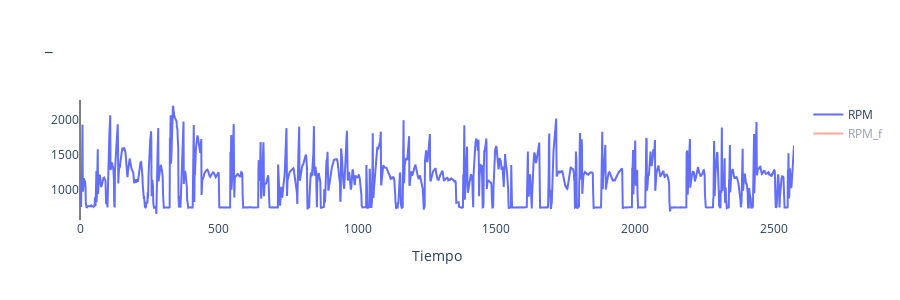
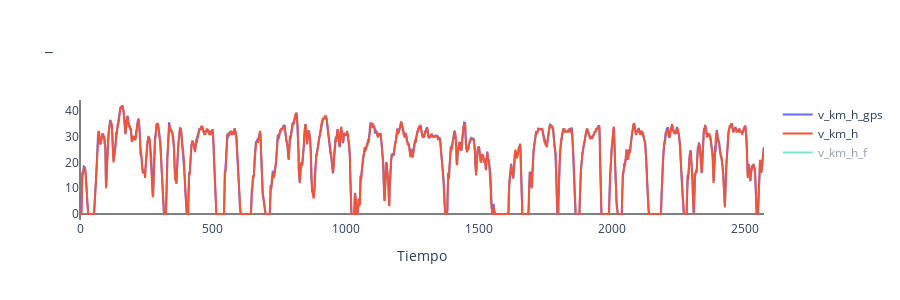
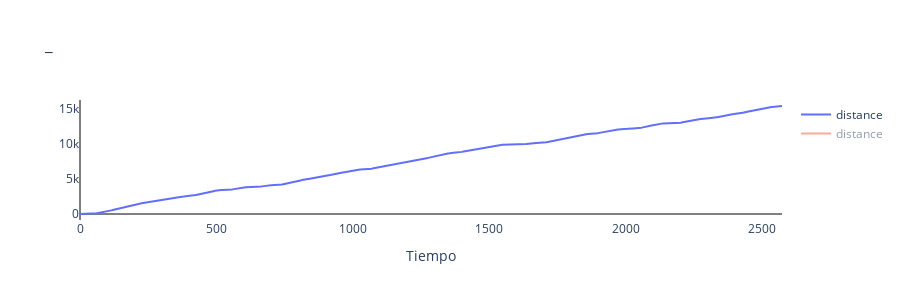
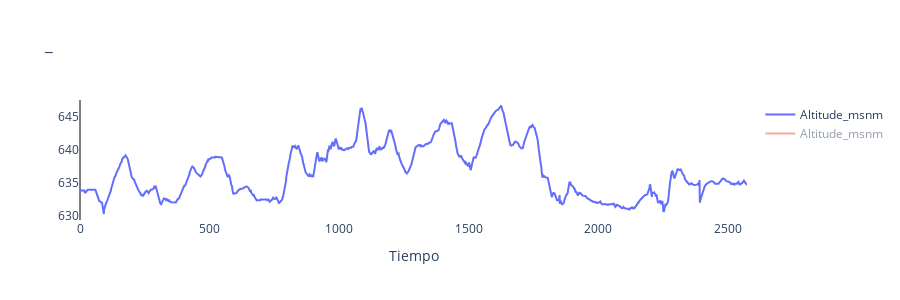

Source (notebook cell) for these figures, in order:
### Code cell
# RPM
fig = go.Figure(data=[go.Scatter(x = df_int["t_s"], y = df_int["RPM"], name = "RPM", mode="lines"),
                      go.Scatter(x = df_int["t_s"], y = df_int["RPM_f"], name = "RPM_f", mode="lines",visible = "legendonly")])

fig.update_xaxes(zeroline=True, zerolinewidth=1, zerolinecolor='black', title_text="Tiempo")
fig.update_yaxes(zeroline=True, zerolinewidth=1, zerolinecolor='black', title_text="")
fig.update_layout(height=300, width=900, title_text="_",plot_bgcolor="white")
fig.show()


# Velocidad
fig = go.Figure(data=[go.Scatter(x = df_int["t_s"], y = df_int["v_km_h_gps"], name = "v_km_h_gps", mode="lines"),
                      go.Scatter(x = df_int["t_s"], y = df_int["v_km_h"], name = "v_km_h", mode="lines"),
                      go.Scatter(x = df_int["t_s"], y = df_int["v_km_h_f"], name = "v_km_h_f", mode="lines",visible = "legendonly")])

fig.update_xaxes(zeroline=True, zerolinewidth=1, zerolinecolor='black', title_text="Tiempo")
fig.update_yaxes(zeroline=True, zerolinewidth=1, zerolinecolor='black', title_text="")
fig.update_layout(height=300, width=900, title_text="_",plot_bgcolor="white")
fig.show()

# Disnacia acumulada
fig = go.Figure(data=[go.Scatter(x = df_int["t_s"], y = df_int['distance'], name = "distance", mode="lines"),
                      go.Scatter(x = df_int["t_s"], y = df_int["distance"], name = "distance", mode="lines", visible = "legendonly")])

fig.update_xaxes(zeroline=True, zerolinewidth=1, zerolinecolor='black', title_text="Tiempo")
fig.update_yaxes(zeroline=True, zerolinewidth=1, zerolinecolor='black', title_text="")
fig.update_layout(height=300, width=900, title_text="_",plot_bgcolor="white")
fig.show()

#GPS altimetria
fig = go.Figure(data=[go.Scatter(x = df_int["t_s"], y = df_int['Altitude_msnm'], name = "Altitude_msnm", mode="lines"),
                      go.Scatter(x = df_int["t_s"], y = df_int["Altitude_msnm"], name = "Altitude_msnm", mode="lines", visible = "legendonly")])

fig.update_xaxes(zeroline=True, zerolinewidth=1, zerolinecolor='black', title_text="Tiempo")
fig.update_yaxes(zeroline=True, zerolinewidth=1, zerolinecolor='black', title_text="")
fig.update_layout(height=300, width=900, title_text="_",plot_bgcolor="white")
fig.show()

#GPS
fig = go.Figure(data=[go.Scatter(x = df_int["t_s"], y = df_int['Latitude'], name = "Latitude", mode="lines"),
                      go.Scatter(x = df_int["t_s"], y = df_int["Longitude"], name = "Longitude", mode="lines", visible = "legendonly")])

fig.update_xaxes(zeroline=True, zerolinewidth=1, zerolinecolor='black', title_text="Tiempo")
fig.update_yaxes(zeroline=True, zerolinewidth=1, zerolinecolor='black', title_text="")
fig.update_layout(height=300, width=900, title_text="_",plot_bgcolor="white")
fig.show()

# TCO
fig = go.Figure(data=[go.Scatter(x = df_int["t_s"], y = df_int['TCO_C'], name = "TCO_C", mode="lines"),
                      go.Scatter(x = df_int["t_s"], y = df_int["TCO_C"], name = "TCO_C", mode="lines", visible = "legendonly")])

fig.update_xaxes(zeroline=True, zerolinewidth=1, zerolinecolor='black', title_text="Tiempo")
fig.update_yaxes(zeroline=True, zerolinewidth=1, zerolinecolor='black', title_text="")
fig.update_layout(height=300, width=900, title_text="_",plot_bgcolor="white")
fig.show()

### Figure 1 — Plotly figure (JSON) as saved in the notebook; plotly's stock layout.template omitted (floating-point values rounded to 4 significant figures; data arrays with more than 128 entries replaced by an {"elided": "..."} marker saying what was removed)
{"data": [{"mode": "lines", "name": "RPM", "type": "scatter", "x": {"elided": "2574 int values"}, "y": {"elided": "2574 float values"}}, {"mode": "lines", "name": "RPM_f", "type": "scatter", "visible": "legendonly", "x": {"elided": "2574 int values"}, "y": {"elided": "2574 float values"}}], "layout": {"height": 300, "plot_bgcolor": "white", "title": {"text": "_"}, "width": 900, "xaxis": {"title": {"text": "Tiempo"}, "zeroline": true, "zerolinecolor": "black", "zerolinewidth": 1}, "yaxis": {"title": {"text": ""}, "zeroline": true, "zerolinecolor": "black", "zerolinewidth": 1}}}

### Figure 2 — Plotly figure (JSON) as saved in the notebook; plotly's stock layout.template omitted (floating-point values rounded to 4 significant figures; data arrays with more than 128 entries replaced by an {"elided": "..."} marker saying what was removed)
{"data": [{"mode": "lines", "name": "v_km_h_gps", "type": "scatter", "x": {"elided": "2574 int values"}, "y": {"elided": "2574 float values"}}, {"mode": "lines", "name": "v_km_h", "type": "scatter", "x": {"elided": "2574 int values"}, "y": {"elided": "2574 float values"}}, {"mode": "lines", "name": "v_km_h_f", "type": "scatter", "visible": "legendonly", "x": {"elided": "2574 int values"}, "y": {"elided": "2574 float values"}}], "layout": {"height": 300, "plot_bgcolor": "white", "title": {"text": "_"}, "width": 900, "xaxis": {"title": {"text": "Tiempo"}, "zeroline": true, "zerolinecolor": "black", "zerolinewidth": 1}, "yaxis": {"title": {"text": ""}, "zeroline": true, "zerolinecolor": "black", "zerolinewidth": 1}}}

### Figure 3 — Plotly figure (JSON) as saved in the notebook; plotly's stock layout.template omitted (floating-point values rounded to 4 significant figures; data arrays with more than 128 entries replaced by an {"elided": "..."} marker saying what was removed)
{"data": [{"mode": "lines", "name": "distance", "type": "scatter", "x": {"elided": "2574 int values"}, "y": {"elided": "2574 float values"}}, {"mode": "lines", "name": "distance", "type": "scatter", "visible": "legendonly", "x": {"elided": "2574 int values"}, "y": {"elided": "2574 float values"}}], "layout": {"height": 300, "plot_bgcolor": "white", "title": {"text": "_"}, "width": 900, "xaxis": {"title": {"text": "Tiempo"}, "zeroline": true, "zerolinecolor": "black", "zerolinewidth": 1}, "yaxis": {"title": {"text": ""}, "zeroline": true, "zerolinecolor": "black", "zerolinewidth": 1}}}

### Figure 4 — Plotly figure (JSON) as saved in the notebook; plotly's stock layout.template omitted (floating-point values rounded to 4 significant figures; data arrays with more than 128 entries replaced by an {"elided": "..."} marker saying what was removed)
{"data": [{"mode": "lines", "name": "Altitude_msnm", "type": "scatter", "x": {"elided": "2574 int values"}, "y": {"elided": "2574 float values"}}, {"mode": "lines", "name": "Altitude_msnm", "type": "scatter", "visible": "legendonly", "x": {"elided": "2574 int values"}, "y": {"elided": "2574 float values"}}], "layout": {"height": 300, "plot_bgcolor": "white", "title": {"text": "_"}, "width": 900, "xaxis": {"title": {"text": "Tiempo"}, "zeroline": true, "zerolinecolor": "black", "zerolinewidth": 1}, "yaxis": {"title": {"text": ""}, "zeroline": true, "zerolinecolor": "black", "zerolinewidth": 1}}}
